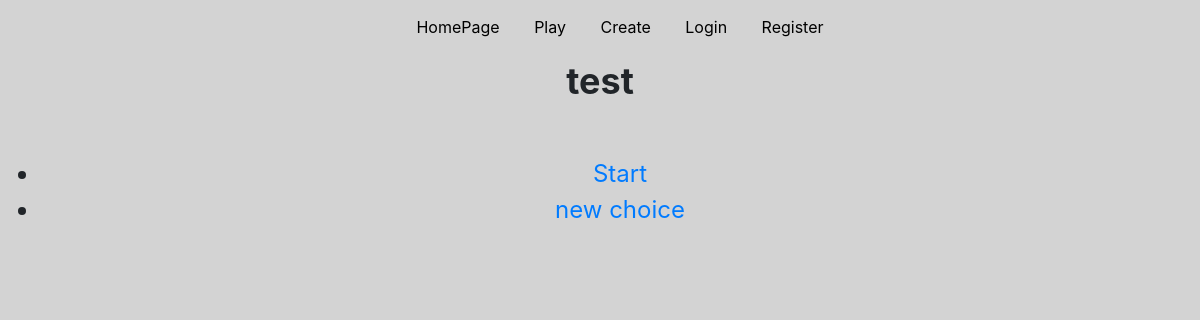
The app's page /AdvAPP/5/, older data.
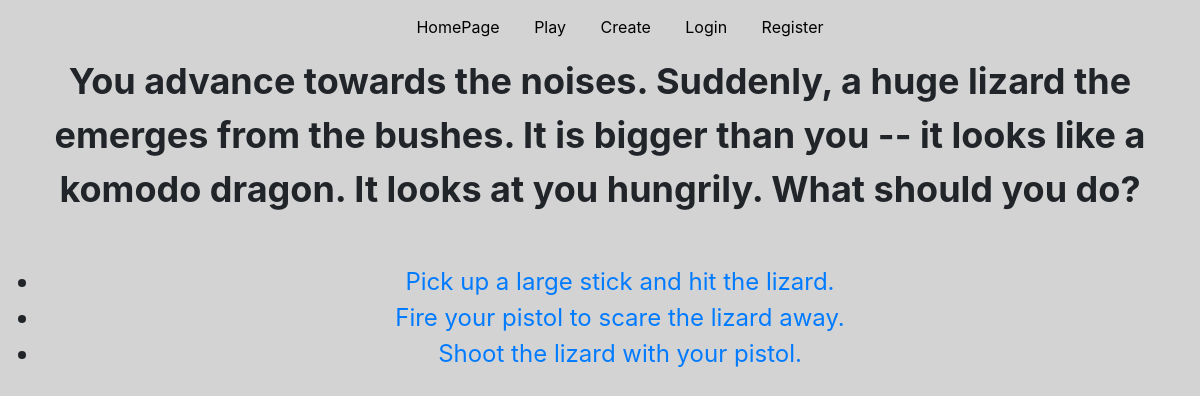
The same page, newer data.
### AdvAPP/models.py (models this page shows, shortened)
class AdventureText(models.Model):
    story = models.ForeignKey(Stories, default="", on_delete=models.CASCADE)
    adv_text = models.TextField()

class ChoiceText(models.Model):
    choice_text = models.CharField(max_length=300)
    choice_of = models.ForeignKey(AdventureText, on_delete=models.CASCADE)
    result_text = models.IntegerField(default=0)

### AdvAPP/views.py (the view)
# urls.py: path('<int:result_text>/', views.playing, name='playing'),
def playing(request, result_text):
    try:
        adventureText = AdventureText.objects.get(pk=result_text)
    except AdventureText.DoesNotExist:
        raise Http404("Story does not exist")
    return render(request, 'playing.html', {'adventureText': adventureText})

### templates/playing.html (shortened to what this page needs)
{% extends 'base.html' %}
{% block content %}
    <div id="adventure">{{ adventureText.adv_text }}</div>
    <br> <br>
    <div id="choices">
        <ul>
        {% for choicetext in adventureText.choicetext_set.all %}
            {% if user.is_authenticated %}
                <li><a href="/AdvAPP/authen/{{ choicetext.result_text }}/">{{ choicetext.choice_text }}</a></li>
            {% else %}
                <li><a href="/AdvAPP/{{ choicetext.result_text }}/">{{ choicetext.choice_text }}</a></li>
            {% endif %}
        {% endfor %}
        <br>
        </ul>
    </div>
{% endblock %}

Row changes from the older to the newer data that the page shows:
no longer on this page (row edited): ChoiceText: choice_text "Start"
no longer on this page (row edited): ChoiceText: choice_text "new choice"
changed AdventureText: adv_text "test" → "You advance towards the noises. Suddenly, a huge lizard the emerges from the bushes. It is bigger than you -- it looks like a komodo dragon. It looks at you hungrily. What should you do?"
now on this page (row edited): ChoiceText: choice_text "Pick up a large stick and hit the lizard."
now on this page (row edited): ChoiceText: choice_text "Fire your pistol to scare the lizard away."
now on this page (row edited): ChoiceText: choice_text "Shoot the lizard with your pistol."
